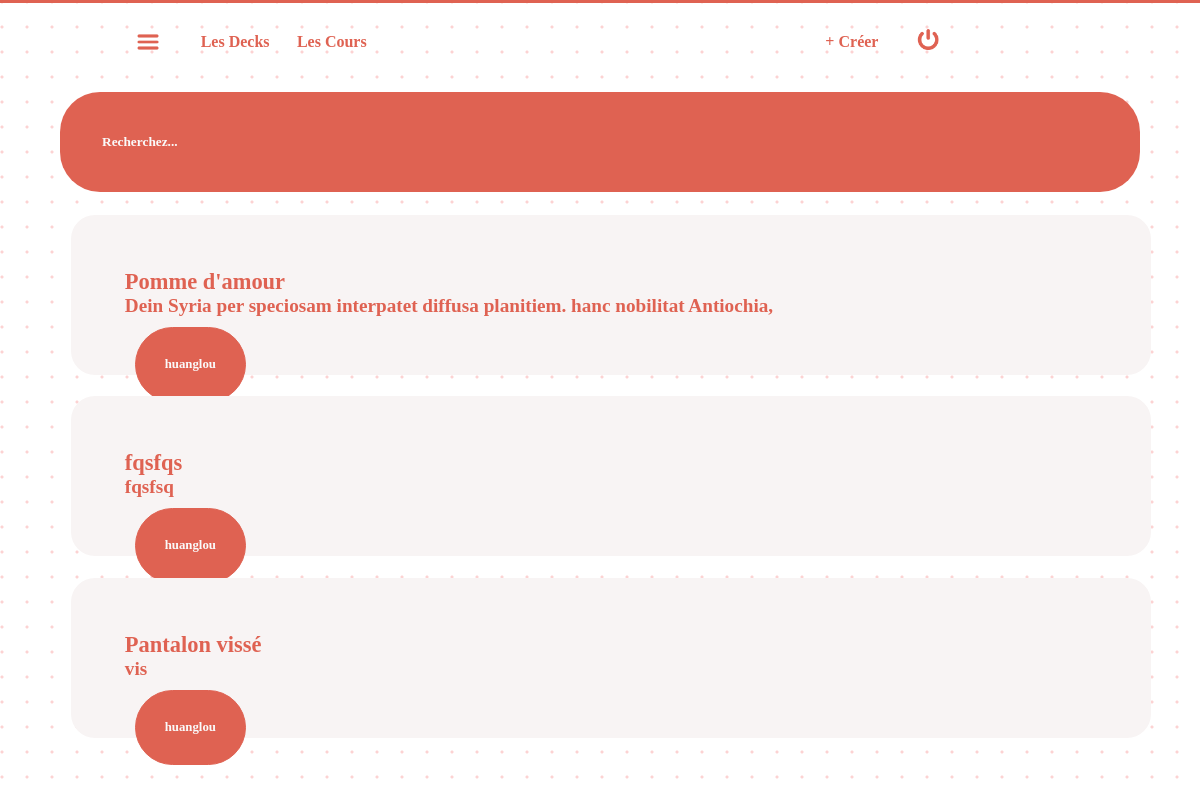
/classes.php (signed in), run on the app's committed database.
### tables this page shows
CREATE TABLE `unicard_classes` (
  `id` smallint(5) UNSIGNED NOT NULL,
  `title` varchar(255) NOT NULL,
  `description` varchar(255) NOT NULL,
  `text` longtext,
  `author` smallint(5) UNSIGNED NOT NULL
);

CREATE TABLE `unicard_users` (
  `id` smallint(5) UNSIGNED NOT NULL,
  `username` varchar(255) NOT NULL,
  `password` varchar(255) NOT NULL
);

### actions/searchCours.php (called while the page is built, shortened)
<?php
require("database.php");
$getAllCoursStart = $bdd->query('SELECT * FROM unicard_classes ORDER BY id DESC');
?>

### classes.php (the view, shortened to what this page needs)
<?php
    require('actions/searchCours.php');
?>
<!DOCTYPE html>
<html lang="en">
<head>
    <link rel="stylesheet" href="styles/style.css">
</head>
<body>
    <?php require_once('includes/nav.php')?>
    <section id="searchPage">
        <form>
            <input type="search" name="searchBar" placeholder="Recherchez..." oninput="searchCours(this.value)">
        </form>
        <div id="decksContainer">
            <?php while($coursStart = $getAllCoursStart->fetch()){
            ?>
                <a href='class.php?idCours=<?=$coursStart['id']?>'>
                    <div class="deckCard">
                        <h3><?=$coursStart['title']?></h3>
                        <p><?=$coursStart['description']?></p>
                        <div>
                            <?php
                                $getUs = $bdd->prepare('SELECT * FROM unicard_users WHERE id = ?');
                                $getUs->execute([$coursStart['author']]);
                                $getUs = $getUs->fetch();
                            ?>
                            <p>
                                <?=$getUs['username'];?>
                            </p>
                        </div>
                    </div>
                </a>
            <?php
            }
            ?>
        </div>
    </section>
</body>
</html>

### styles/style.css (style rules this page uses)
html, body { margin: 0; padding: 0; }
body { --d: 2px; background : radial-gradient( circle at var(--d) var(--d), #f002022d calc(var(--d) - 1px), #0000 var(--d) ) 0 0 / 25px 25px; }
* { transition: .8s; box-sizing: border-box; font-family: 'Montserrat'; }
a { text-decoration: none; transition: 1s; }
#searchPage > form { width: 100%; display: flex; justify-content: center; align-items: center; }
#searchPage > form > input[type="search"] { width: 40%; padding: 1%; margin: 1%; background-color: #DF6252; border-radius: 5dvh; color: #fafafa; font-weight: bold; border: none; transition: 1s; }
input[type="search"]::placeholder { color: #fafafa; }
#decksContainer { width: 75%; margin: 0 auto; display: flex; flex-wrap: wrap; align-items: center; justify-content: flex-start; }
.deckCard { width: 100%; height: 20dvh; padding: 5%; display: flex; justify-content: space-evenly; align-items: flex-start; flex-direction: column; background-color: #f8f4f4; color: #DF6252; font-size: 1.2rem; font-weight: bold; border-radius: 3dvh; border: none; transition: 1s; }
.deckCard > div > p { font-size: .8rem; }
#decksContainer > a { width: 30%; margin: 1%; }
.deckCard > div { width: 100%; display: flex; }
.deckCard > div > p { padding: 3%; margin: 1%; background-color: #DF6252; color: #fafafa; border: 1px solid #DF6252; border-radius: 5dvh; }
.deckCard > * { margin : 0; }
@media screen and (max-width : 1366px) { #searchPage > form > input[type="search"] { width: 90%; padding: 3.5%; } }
@media screen and (max-width : 1366px) { #decksContainer { width: 90%; flex-direction: column; } }
@media screen and (max-width : 1366px) { #decksContainer > a { width: 100%; } }

### data on the page
unicard_classes: title "Pomme d'amour", description "Dein Syria per speciosam interpatet diffusa planitiem. hanc nobilitat Antiochia,", unicard_users.username "huanglou"
unicard_classes: title "fqsfqs", description "fqsfsq", unicard_users.username "huanglou"
unicard_classes: title "Pantalon vissé", description "vis", unicard_users.username "huanglou"
